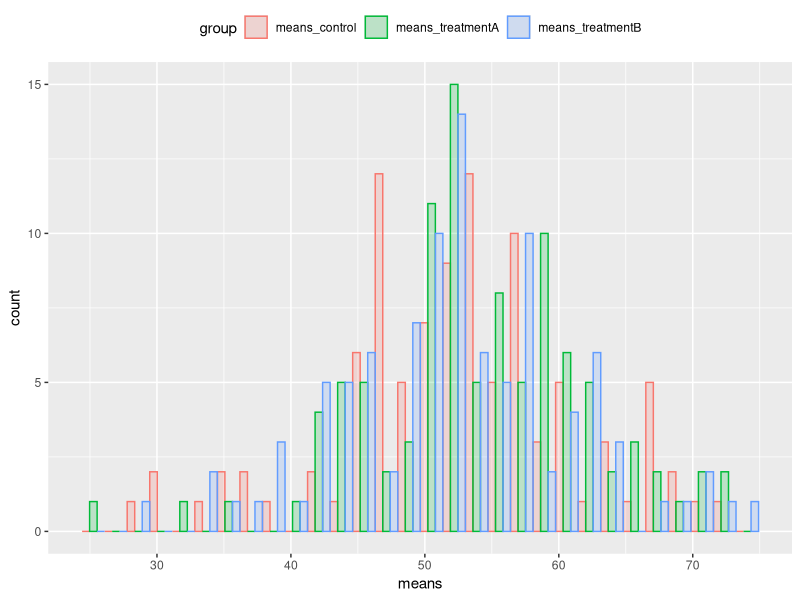
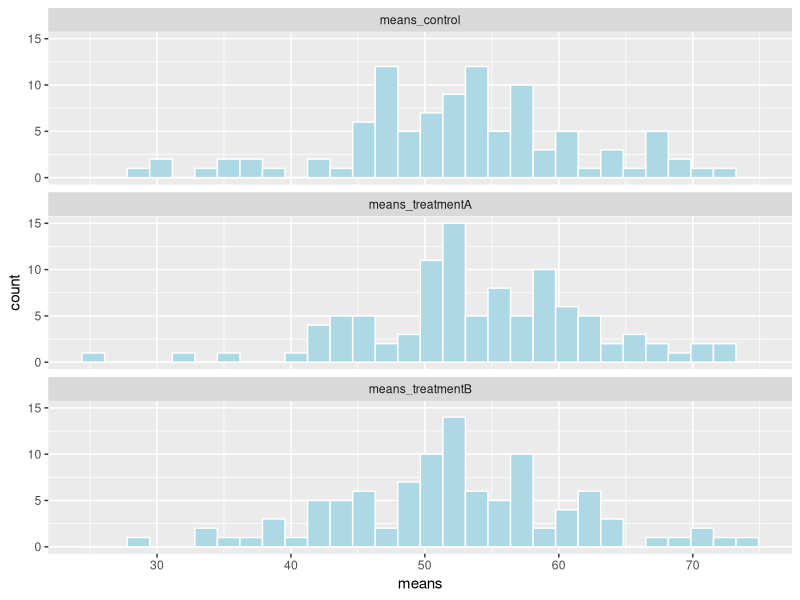
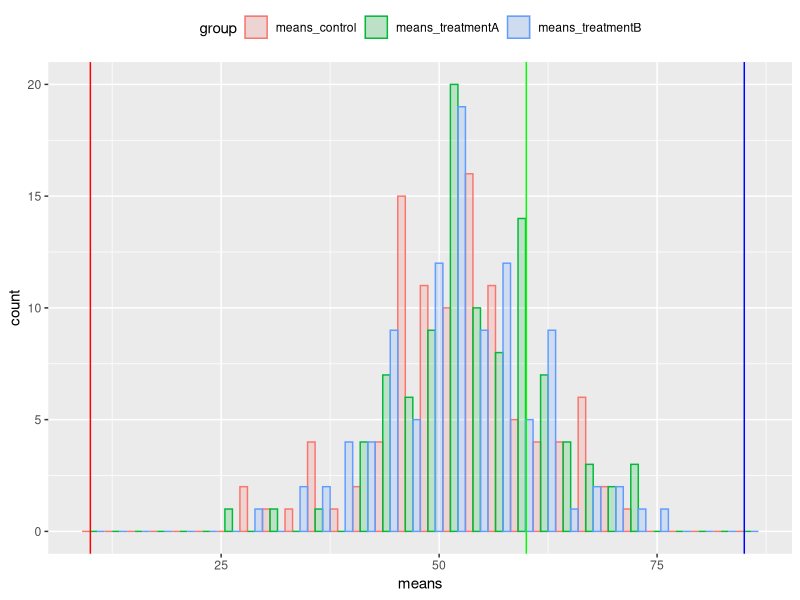

Generate these figures, in order, with R:
## ---- chunk 1
knitr::opts_chunk$set(echo = TRUE)
## ---- chunk 2
################################
# FUNCTION: calculate_zeroes
# purpose: calculate the number of zeroes in a numeric vector
# input: vec = numeric vector
# output: counter = number of zeroes in the numeric vector
# ------------------------------

calculate_zeroes <- function(vec = c(0, 0, 5, 1)) {
  counter <- 0 # set up counter variable
  for (i in 1:length(vec)) {
    if (vec[i] == 0) counter <- counter + 1
    } # end of for loop
  return(counter) # output
} # end of function

calculate_zeroes() # test defaults, counter should = 2

calculate_zeroes(c(0, 10, 25, 0, 0, 0)) # test a different vector, counter should = 4
## ---- chunk 3
vec <- c(0, 0, 5, 1)

length(which(vec == 0)) # should = 2
## ---- chunk 4
################################
# FUNCTION: matrix_products
# purpose: create a matrix in which each element is the product of its row# x column#
# input: nrow = integer representing the number of rows in a matrix
#        ncol = integer representing the number of columns in a matrix
# output: m = matrix of dimension(nrow,ncol)
# ------------------------------

matrix_products <- function(nrow = 3,
                            ncol = 4) {
  m <- matrix(runif(nrow*ncol), nrow = nrow) # create matrix with random values
  
  # double for loop to loop over rows and columns
  for (i in 1:nrow(m)) { # loop over rows
    for (j in 1:ncol(m)) { # loop over columns
      m[i,j] <- i*j
      } # end of column loop
    } # end of row loop
  
  return(m)
  
} # end of function

matrix_products() # test defaults

matrix_products(nrow = 5, ncol = 6) # test with different inputs
## ---- chunk 5
set.seed(2000)
library(tidyverse)

# Create random numbers for three groups of data
control <- rnorm(n = 10, mean = 10, sd = 10)     # mean = 10
treatmentA <- rnorm(n = 10, mean = 60, sd = 10)  # mean = 60
treatmentB <- rnorm(n = 10, mean = 85, sd = 10)  # mean = 85

# Create data frame
d_frame <- data.frame(control, treatmentA, treatmentB)

# Make the data frame longer
d_frame <- d_frame %>%
  pivot_longer(cols = control:treatmentB,
               names_to = "group",
               values_to = "response_var")
head(d_frame)
## ---- chunk 6
################################
# FUNCTION: randomization_test
# purpose: reshuffle the response variable and calculate the mean of each group in the reshuffled data
# input: df = data frame with "response_var" and "group" columns
# output: means = vector of length 3, containing the means of each group
# ------------------------------

randomization_test <- function(df = NULL) {
  if(is.null(df)) {
    df <- data.frame(group = rep(c("control", "treatmentA", "treatmentB"), each = 10),
                     response_var = runif(30, min = 0, max = 200))
  }
  
  # reshuffle the response variable
  df$response_var <- sample(df$response_var)
  
  # calculate the mean of each group in the reshuffled data, and store the means in a vector of length 3
  means <- tapply(df$response_var, df$group, mean)
  return(means)
  
} # end of function

randomization_test() # test defaults

randomization_test(df = d_frame) # test with our data frame
## ---- chunk 7
# Create empty data frame with all NAs
results <- data.frame(replicate = rep(NA,100), 
                      means_control = rep(NA,100), 
                      means_treatmentA = rep(NA,100), 
                      means_treatmentB = rep(NA,100))

# For loop to repeat randomization_test() 100 times
for (i in 1:100) {
  means <- randomization_test(df = d_frame) # run randomization_test() function
  
  results$replicate[i] <- i # fill in replicate column
  
  results$means_control[i] <- means["control"] # fill in means_control column
  results$means_treatmentA[i] <- means["treatmentA"] # fill in means_treatmentA column
  results$means_treatmentB[i] <- means["treatmentB"] # fill in means_treatmentB column
  
} # end of for loop

head(results)
## ---- chunk 8
# First, make the data frame longer
results_long <- results %>%
  pivot_longer(cols = means_control:means_treatmentB,
               names_to = "group",
               values_to = "means")

head(results_long)

# all on the same plot
ggplot(data = results_long, 
       aes(x = means, fill = group, color = group)) +
  geom_histogram(position = "dodge", alpha = 0.2) +
  theme(legend.position="top")

# faceted
ggplot(data = results_long, 
       aes(x = means)) +
  geom_histogram(fill = "lightblue", col = "white", position = "dodge") +
  theme(legend.position="top") +
  facet_wrap(~group, nrow = 3)
## ---- chunk 9
ggplot(data = results_long, 
       aes(x = means, fill = group, color = group)) +
  geom_histogram(position = "dodge", alpha = 0.2) +
  theme(legend.position="top") +
  geom_vline(aes(xintercept = 10), col = "red") +    # add control mean line
  geom_vline(aes(xintercept = 60), col = "green") +  # add treatmentA mean line
  geom_vline(aes(xintercept = 85), col = "blue")     # add treatmentB mean line

